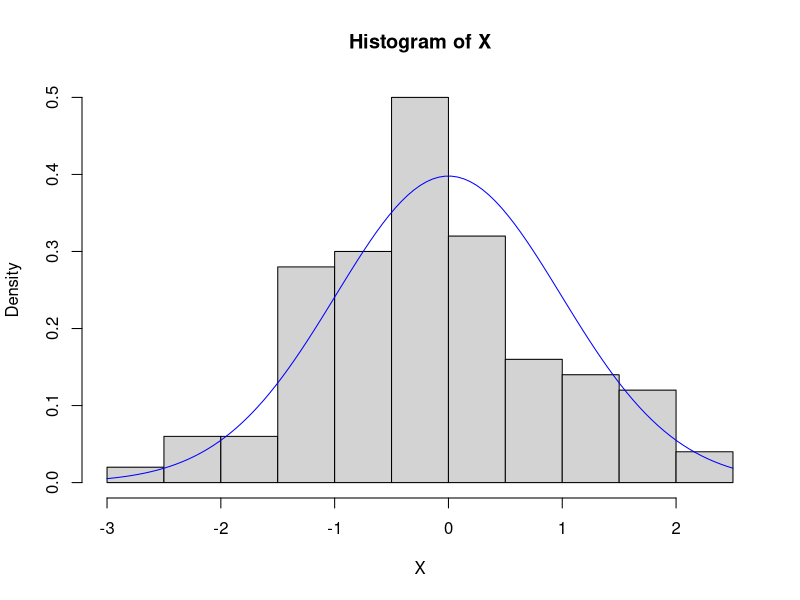
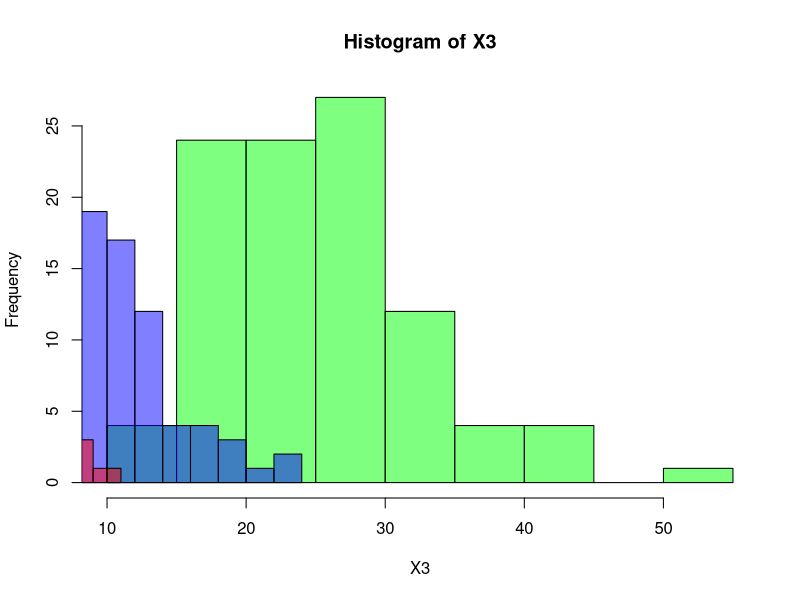
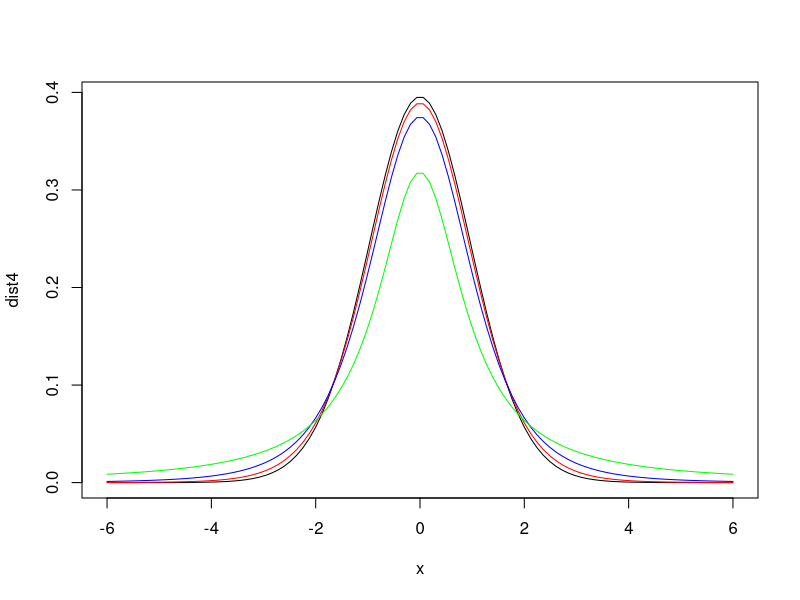
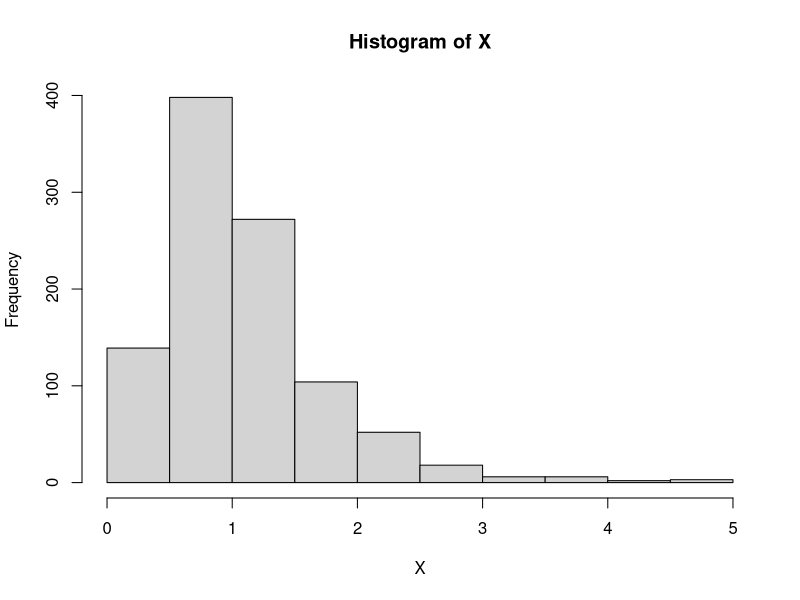

The R script that drew these images, in order:
# Question 1
n <- 100
X <- rt(n = n, df = n - 1)
hist(X, prob = T)
curve(dt(x, n - 1), col = "blue", add = T)

# Question 2
X1 <- rchisq(n = 100, df = 2)
X2 <- rchisq(n = 100, df = 10)
X3 <- rchisq(n = 100, df = 25)

hist(X3, col = rgb(0, 1, 0, 0.5))
hist(X2, col = rgb(0, 0, 1, 0.5), add = T)
hist(X1, col = rgb(1, 0, 0, 0.5), add = T)


# Question 3
x <- seq(-6, 6, length.out = 100)

dist1 <- dt(x, df = 1)
dist2 <- dt(x, df = 4)   
dist3 <- dt(x, df = 10)
dist4 <- dt(x, df = 30)

plot(x, dist4, type = "l")
lines(x, dist3, col="red")
lines(x, dist2, col = "blue")
lines(x, dist1, col = "green")


# Question 4
# (i)
qf(0.95, df1 = 10, df2 = 20)

# (ii)
pf(1.5, 10, 20)
pf(1.5, 10, 20, lower.tail = FALSE)

# (iii)
q <- c(0.25, 0.5, 0.75, 0.999)
qf(q, 10, 20)

# (iv)
X <- rf(1000, 10, 20)
hist(X)
